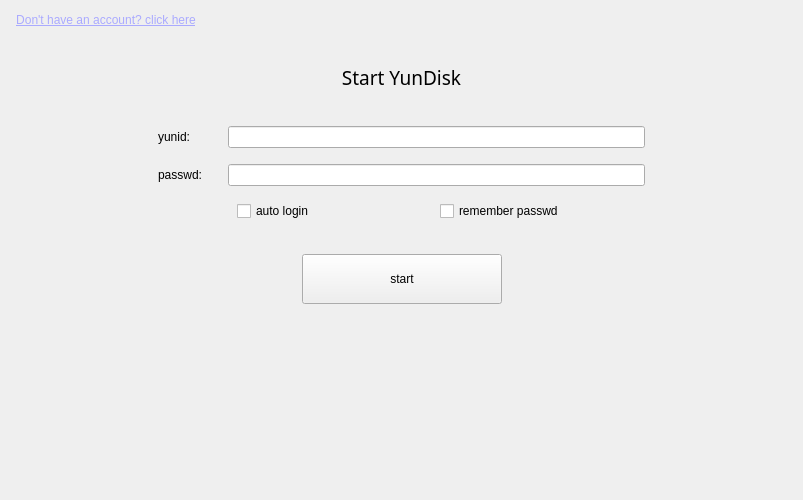
<?xml version="1.0" encoding="UTF-8"?>
<ui version="4.0">
 <class>LoginPanel</class>
 <widget class="QDialog" name="LoginPanel">
  <property name="geometry">
   <rect>
    <x>0</x>
    <y>0</y>
    <width>803</width>
    <height>500</height>
   </rect>
  </property>
  <property name="windowTitle">
   <string>Dialog</string>
  </property>
  <layout class="QVBoxLayout" name="verticalLayout_5">
   <property name="spacing">
    <number>0</number>
   </property>
   <property name="leftMargin">
    <number>0</number>
   </property>
   <property name="topMargin">
    <number>0</number>
   </property>
   <property name="rightMargin">
    <number>0</number>
   </property>
   <property name="bottomMargin">
    <number>0</number>
   </property>
   <item>
    <widget class="TitleBar" name="titleBar" native="true">
     <property name="sizePolicy">
      <sizepolicy hsizetype="Preferred" vsizetype="Preferred">
       <horstretch>0</horstretch>
       <verstretch>0</verstretch>
      </sizepolicy>
     </property>
     <property name="minimumSize">
      <size>
       <width>0</width>
       <height>0</height>
      </size>
     </property>
     <property name="maximumSize">
      <size>
       <width>16777215</width>
       <height>16777215</height>
      </size>
     </property>
    </widget>
   </item>
   <item>
    <widget class="QStackedWidget" name="stackedWidget">
     <property name="sizePolicy">
      <sizepolicy hsizetype="Preferred" vsizetype="Preferred">
       <horstretch>0</horstretch>
       <verstretch>65</verstretch>
      </sizepolicy>
     </property>
     <property name="frameShape">
      <enum>QFrame::NoFrame</enum>
     </property>
     <property name="frameShadow">
      <enum>QFrame::Plain</enum>
     </property>
     <property name="lineWidth">
      <number>1</number>
     </property>
     <property name="currentIndex">
      <number>0</number>
     </property>
     <widget class="QWidget" name="login_page">
      <layout class="QVBoxLayout" name="verticalLayout_3">
       <item>
        <widget class="QToolButton" name="regisBtn">
         <property name="styleSheet">
          <string notr="true">color: rgb(170, 170, 255);
font: 25 9pt &quot;Microsoft YaHei&quot;;
text-decoration: underline;</string>
         </property>
         <property name="text">
          <string>Don't have an account? click here</string>
         </property>
         <property name="autoRaise">
          <bool>true</bool>
         </property>
        </widget>
       </item>
       <item>
        <spacer name="verticalSpacer_4">
         <property name="orientation">
          <enum>Qt::Vertical</enum>
         </property>
         <property name="sizeType">
          <enum>QSizePolicy::Fixed</enum>
         </property>
         <property name="sizeHint" stdset="0">
          <size>
           <width>20</width>
           <height>10</height>
          </size>
         </property>
        </spacer>
       </item>
       <item>
        <widget class="QWidget" name="horizental" native="true">
         <layout class="QHBoxLayout" name="horizontalLayout_3">
          <item>
           <spacer name="horizontalSpacer_3">
            <property name="orientation">
             <enum>Qt::Horizontal</enum>
            </property>
            <property name="sizeHint" stdset="0">
             <size>
              <width>83</width>
              <height>20</height>
             </size>
            </property>
           </spacer>
          </item>
          <item>
           <widget class="QWidget" name="content" native="true">
            <layout class="QVBoxLayout" name="verticalLayout_2">
             <item>
              <widget class="QLabel" name="page_title">
               <property name="font">
                <font>
                 <family>Microsoft YaHei</family>
                 <pointsize>14</pointsize>
                </font>
               </property>
               <property name="text">
                <string>Start YunDisk</string>
               </property>
               <property name="alignment">
                <set>Qt::AlignCenter</set>
               </property>
              </widget>
             </item>
             <item>
              <spacer name="verticalSpacer_3">
               <property name="orientation">
                <enum>Qt::Vertical</enum>
               </property>
               <property name="sizeType">
                <enum>QSizePolicy::Fixed</enum>
               </property>
               <property name="sizeHint" stdset="0">
                <size>
                 <width>20</width>
                 <height>20</height>
                </size>
               </property>
              </spacer>
             </item>
             <item>
              <widget class="QWidget" name="infoArea" native="true">
               <layout class="QGridLayout" name="gridLayout">
                <item row="1" column="2">
                 <spacer name="verticalSpacer">
                  <property name="orientation">
                   <enum>Qt::Vertical</enum>
                  </property>
                  <property name="sizeType">
                   <enum>QSizePolicy::Fixed</enum>
                  </property>
                  <property name="sizeHint" stdset="0">
                   <size>
                    <width>20</width>
                    <height>10</height>
                   </size>
                  </property>
                 </spacer>
                </item>
                <item row="0" column="0">
                 <widget class="QLabel" name="uid">
                  <property name="text">
                   <string>yunid:</string>
                  </property>
                 </widget>
                </item>
                <item row="0" column="2">
                 <widget class="QLineEdit" name="uid_lineEdit">
                  <property name="alignment">
                   <set>Qt::AlignLeading|Qt::AlignLeft|Qt::AlignVCenter</set>
                  </property>
                 </widget>
                </item>
                <item row="0" column="1">
                 <spacer name="horizontalSpacer">
                  <property name="orientation">
                   <enum>Qt::Horizontal</enum>
                  </property>
                  <property name="sizeType">
                   <enum>QSizePolicy::Fixed</enum>
                  </property>
                  <property name="sizeHint" stdset="0">
                   <size>
                    <width>20</width>
                    <height>20</height>
                   </size>
                  </property>
                 </spacer>
                </item>
                <item row="2" column="0">
                 <widget class="QLabel" name="pwd">
                  <property name="text">
                   <string>passwd:</string>
                  </property>
                 </widget>
                </item>
                <item row="2" column="2">
                 <widget class="QLineEdit" name="pwd_lineEdit">
                  <property name="echoMode">
                   <enum>QLineEdit::Password</enum>
                  </property>
                  <property name="alignment">
                   <set>Qt::AlignLeading|Qt::AlignLeft|Qt::AlignVCenter</set>
                  </property>
                 </widget>
                </item>
                <item row="3" column="2">
                 <widget class="QWidget" name="checkboxArea" native="true">
                  <layout class="QHBoxLayout" name="horizontalLayout">
                   <item>
                    <widget class="QCheckBox" name="checkBox_2">
                     <property name="text">
                      <string>auto login</string>
                     </property>
                    </widget>
                   </item>
                   <item>
                    <widget class="QCheckBox" name="checkBox_1">
                     <property name="text">
                      <string>remember passwd</string>
                     </property>
                    </widget>
                   </item>
                  </layout>
                 </widget>
                </item>
               </layout>
              </widget>
             </item>
             <item>
              <widget class="QWidget" name="loginBtnArea" native="true">
               <layout class="QHBoxLayout" name="horizontalLayout_2">
                <item>
                 <spacer name="horizontalSpacer_1">
                  <property name="orientation">
                   <enum>Qt::Horizontal</enum>
                  </property>
                  <property name="sizeHint" stdset="0">
                   <size>
                    <width>144</width>
                    <height>20</height>
                   </size>
                  </property>
                 </spacer>
                </item>
                <item>
                 <widget class="QToolButton" name="loginBtn">
                  <property name="minimumSize">
                   <size>
                    <width>200</width>
                    <height>50</height>
                   </size>
                  </property>
                  <property name="maximumSize">
                   <size>
                    <width>200</width>
                    <height>50</height>
                   </size>
                  </property>
                  <property name="text">
                   <string>start</string>
                  </property>
                 </widget>
                </item>
                <item>
                 <spacer name="horizontalSpacer_2">
                  <property name="orientation">
                   <enum>Qt::Horizontal</enum>
                  </property>
                  <property name="sizeHint" stdset="0">
                   <size>
                    <width>143</width>
                    <height>20</height>
                   </size>
                  </property>
                 </spacer>
                </item>
               </layout>
              </widget>
             </item>
            </layout>
           </widget>
          </item>
          <item>
           <spacer name="horizontalSpacer_4">
            <property name="orientation">
             <enum>Qt::Horizontal</enum>
            </property>
            <property name="sizeHint" stdset="0">
             <size>
              <width>83</width>
              <height>20</height>
             </size>
            </property>
           </spacer>
          </item>
         </layout>
        </widget>
       </item>
       <item>
        <spacer name="verticalSpacer_2">
         <property name="orientation">
          <enum>Qt::Vertical</enum>
         </property>
         <property name="sizeHint" stdset="0">
          <size>
           <width>20</width>
           <height>66</height>
          </size>
         </property>
        </spacer>
       </item>
      </layout>
     </widget>
     <widget class="QWidget" name="regis_page">
      <layout class="QVBoxLayout" name="verticalLayout_4">
       <item>
        <widget class="QWidget" name="widget" native="true">
         <layout class="QHBoxLayout" name="horizontalLayout_6">
          <item>
           <spacer name="horizontalSpacer_5">
            <property name="orientation">
             <enum>Qt::Horizontal</enum>
            </property>
            <property name="sizeType">
             <enum>QSizePolicy::Fixed</enum>
            </property>
            <property name="sizeHint" stdset="0">
             <size>
              <width>100</width>
              <height>20</height>
             </size>
            </property>
           </spacer>
          </item>
          <item>
           <widget class="QWidget" name="widget_2" native="true">
            <layout class="QVBoxLayout" name="verticalLayout">
             <item>
              <widget class="QWidget" name="widget_9" native="true">
               <layout class="QHBoxLayout" name="horizontalLayout_8">
                <item>
                 <widget class="QLabel" name="label_22">
                  <property name="minimumSize">
                   <size>
                    <width>0</width>
                    <height>40</height>
                   </size>
                  </property>
                  <property name="maximumSize">
                   <size>
                    <width>16777215</width>
                    <height>40</height>
                   </size>
                  </property>
                  <property name="font">
                   <font>
                    <pointsize>14</pointsize>
                   </font>
                  </property>
                  <property name="text">
                   <string>Register an Acount</string>
                  </property>
                  <property name="alignment">
                   <set>Qt::AlignCenter</set>
                  </property>
                 </widget>
                </item>
                <item>
                 <spacer name="horizontalSpacer_11">
                  <property name="orientation">
                   <enum>Qt::Horizontal</enum>
                  </property>
                  <property name="sizeType">
                   <enum>QSizePolicy::Fixed</enum>
                  </property>
                  <property name="sizeHint" stdset="0">
                   <size>
                    <width>100</width>
                    <height>28</height>
                   </size>
                  </property>
                 </spacer>
                </item>
               </layout>
              </widget>
             </item>
             <item>
              <widget class="QWidget" name="widget_3" native="true">
               <layout class="QGridLayout" name="gridLayout_2">
                <item row="7" column="2">
                 <widget class="QLabel" name="state5">
                  <property name="maximumSize">
                   <size>
                    <width>50</width>
                    <height>16777215</height>
                   </size>
                  </property>
                  <property name="text">
                   <string>TextLabel</string>
                  </property>
                 </widget>
                </item>
                <item row="5" column="2">
                 <widget class="QLabel" name="state3">
                  <property name="maximumSize">
                   <size>
                    <width>50</width>
                    <height>16777215</height>
                   </size>
                  </property>
                  <property name="text">
                   <string>TextLabel</string>
                  </property>
                 </widget>
                </item>
                <item row="5" column="1">
                 <widget class="QLineEdit" name="pwd_inp1"/>
                </item>
                <item row="2" column="0">
                 <widget class="QLabel" name="label_2">
                  <property name="text">
                   <string>username:</string>
                  </property>
                 </widget>
                </item>
                <item row="6" column="0">
                 <widget class="QLabel" name="label_9">
                  <property name="text">
                   <string>password(conform):</string>
                  </property>
                 </widget>
                </item>
                <item row="6" column="1">
                 <widget class="QLineEdit" name="pwd_inp2"/>
                </item>
                <item row="1" column="1">
                 <widget class="QLineEdit" name="yunid_inp"/>
                </item>
                <item row="1" column="2">
                 <widget class="QLabel" name="state1">
                  <property name="maximumSize">
                   <size>
                    <width>50</width>
                    <height>16777215</height>
                   </size>
                  </property>
                  <property name="text">
                   <string>TextLabel</string>
                  </property>
                 </widget>
                </item>
                <item row="8" column="0">
                 <widget class="QLabel" name="label_7">
                  <property name="text">
                   <string>email(optinal):</string>
                  </property>
                 </widget>
                </item>
                <item row="7" column="3">
                 <widget class="QLabel" name="remind5">
                  <property name="text">
                   <string>TextLabel</string>
                  </property>
                 </widget>
                </item>
                <item row="5" column="3">
                 <widget class="QLabel" name="remind3">
                  <property name="text">
                   <string>TextLabel</string>
                  </property>
                 </widget>
                </item>
                <item row="2" column="1">
                 <widget class="QLineEdit" name="username_inp"/>
                </item>
                <item row="1" column="3">
                 <widget class="QLabel" name="remind1">
                  <property name="text">
                   <string>TextLabel</string>
                  </property>
                 </widget>
                </item>
                <item row="5" column="0">
                 <widget class="QLabel" name="label_8">
                  <property name="text">
                   <string>password:</string>
                  </property>
                 </widget>
                </item>
                <item row="6" column="3">
                 <widget class="QLabel" name="remind4">
                  <property name="text">
                   <string>TextLabel</string>
                  </property>
                 </widget>
                </item>
                <item row="2" column="2">
                 <widget class="QLabel" name="state2">
                  <property name="maximumSize">
                   <size>
                    <width>50</width>
                    <height>16777215</height>
                   </size>
                  </property>
                  <property name="text">
                   <string>TextLabel</string>
                  </property>
                 </widget>
                </item>
                <item row="2" column="3">
                 <widget class="QLabel" name="remind2">
                  <property name="text">
                   <string>TextLabel</string>
                  </property>
                 </widget>
                </item>
                <item row="7" column="0">
                 <widget class="QLabel" name="label">
                  <property name="text">
                   <string>phoneNumber(optional):</string>
                  </property>
                 </widget>
                </item>
                <item row="8" column="2">
                 <widget class="QLabel" name="state6">
                  <property name="maximumSize">
                   <size>
                    <width>50</width>
                    <height>16777215</height>
                   </size>
                  </property>
                  <property name="text">
                   <string>TextLabel</string>
                  </property>
                 </widget>
                </item>
                <item row="8" column="1">
                 <widget class="QLineEdit" name="email_inp"/>
                </item>
                <item row="7" column="1">
                 <widget class="QLineEdit" name="phone_inp"/>
                </item>
                <item row="1" column="0">
                 <widget class="QLabel" name="label_6">
                  <property name="text">
                   <string>yunid(12char):</string>
                  </property>
                 </widget>
                </item>
                <item row="6" column="2">
                 <widget class="QLabel" name="state4">
                  <property name="maximumSize">
                   <size>
                    <width>50</width>
                    <height>16777215</height>
                   </size>
                  </property>
                  <property name="text">
                   <string>TextLabel</string>
                  </property>
                 </widget>
                </item>
                <item row="8" column="3">
                 <widget class="QLabel" name="remind6">
                  <property name="text">
                   <string>TextLabel</string>
                  </property>
                 </widget>
                </item>
               </layout>
              </widget>
             </item>
             <item>
              <spacer name="verticalSpacer_6">
               <property name="orientation">
                <enum>Qt::Vertical</enum>
               </property>
               <property name="sizeType">
                <enum>QSizePolicy::Fixed</enum>
               </property>
               <property name="sizeHint" stdset="0">
                <size>
                 <width>20</width>
                 <height>20</height>
                </size>
               </property>
              </spacer>
             </item>
             <item>
              <widget class="QWidget" name="widget_4" native="true">
               <property name="maximumSize">
                <size>
                 <width>16777215</width>
                 <height>40</height>
                </size>
               </property>
               <layout class="QHBoxLayout" name="horizontalLayout_5">
                <property name="spacing">
                 <number>0</number>
                </property>
                <property name="leftMargin">
                 <number>0</number>
                </property>
                <property name="topMargin">
                 <number>0</number>
                </property>
                <property name="rightMargin">
                 <number>0</number>
                </property>
                <property name="bottomMargin">
                 <number>0</number>
                </property>
                <item>
                 <widget class="QToolButton" name="submitBtn">
                  <property name="minimumSize">
                   <size>
                    <width>75</width>
                    <height>0</height>
                   </size>
                  </property>
                  <property name="maximumSize">
                   <size>
                    <width>75</width>
                    <height>16777215</height>
                   </size>
                  </property>
                  <property name="text">
                   <string>submit</string>
                  </property>
                 </widget>
                </item>
                <item>
                 <widget class="QToolButton" name="returnBtn_r">
                  <property name="minimumSize">
                   <size>
                    <width>75</width>
                    <height>0</height>
                   </size>
                  </property>
                  <property name="maximumSize">
                   <size>
                    <width>75</width>
                    <height>16777215</height>
                   </size>
                  </property>
                  <property name="text">
                   <string>back</string>
                  </property>
                 </widget>
                </item>
                <item>
                 <spacer name="horizontalSpacer_7">
                  <property name="orientation">
                   <enum>Qt::Horizontal</enum>
                  </property>
                  <property name="sizeType">
                   <enum>QSizePolicy::Fixed</enum>
                  </property>
                  <property name="sizeHint" stdset="0">
                   <size>
                    <width>50</width>
                    <height>20</height>
                   </size>
                  </property>
                 </spacer>
                </item>
               </layout>
              </widget>
             </item>
            </layout>
           </widget>
          </item>
          <item>
           <spacer name="horizontalSpacer_6">
            <property name="orientation">
             <enum>Qt::Horizontal</enum>
            </property>
            <property name="sizeType">
             <enum>QSizePolicy::Fixed</enum>
            </property>
            <property name="sizeHint" stdset="0">
             <size>
              <width>50</width>
              <height>20</height>
             </size>
            </property>
           </spacer>
          </item>
         </layout>
        </widget>
       </item>
       <item>
        <spacer name="verticalSpacer_5">
         <property name="orientation">
          <enum>Qt::Vertical</enum>
         </property>
         <property name="sizeType">
          <enum>QSizePolicy::Fixed</enum>
         </property>
         <property name="sizeHint" stdset="0">
          <size>
           <width>20</width>
           <height>40</height>
          </size>
         </property>
        </spacer>
       </item>
      </layout>
     </widget>
     <widget class="QWidget" name="setting_page">
      <layout class="QVBoxLayout" name="verticalLayout_7">
       <item>
        <spacer name="verticalSpacer_7">
         <property name="orientation">
          <enum>Qt::Vertical</enum>
         </property>
         <property name="sizeType">
          <enum>QSizePolicy::Fixed</enum>
         </property>
         <property name="sizeHint" stdset="0">
          <size>
           <width>20</width>
           <height>60</height>
          </size>
         </property>
        </spacer>
       </item>
       <item>
        <widget class="QWidget" name="widget_5" native="true">
         <layout class="QHBoxLayout" name="horizontalLayout_7">
          <item>
           <spacer name="horizontalSpacer_8">
            <property name="orientation">
             <enum>Qt::Horizontal</enum>
            </property>
            <property name="sizeType">
             <enum>QSizePolicy::Fixed</enum>
            </property>
            <property name="sizeHint" stdset="0">
             <size>
              <width>200</width>
              <height>20</height>
             </size>
            </property>
           </spacer>
          </item>
          <item>
           <widget class="QWidget" name="widget_6" native="true">
            <layout class="QVBoxLayout" name="verticalLayout_6">
             <item>
              <widget class="QLabel" name="label_5">
               <property name="minimumSize">
                <size>
                 <width>0</width>
                 <height>30</height>
                </size>
               </property>
               <property name="maximumSize">
                <size>
                 <width>16777215</width>
                 <height>30</height>
                </size>
               </property>
               <property name="font">
                <font>
                 <pointsize>14</pointsize>
                </font>
               </property>
               <property name="text">
                <string>Remote Setting</string>
               </property>
               <property name="alignment">
                <set>Qt::AlignCenter</set>
               </property>
              </widget>
             </item>
             <item>
              <widget class="QWidget" name="widget_7" native="true">
               <layout class="QGridLayout" name="gridLayout_3">
                <item row="2" column="1">
                 <widget class="QWidget" name="widget_8" native="true">
                  <property name="maximumSize">
                   <size>
                    <width>16777215</width>
                    <height>50</height>
                   </size>
                  </property>
                  <layout class="QHBoxLayout" name="horizontalLayout_4">
                   <item>
                    <widget class="QToolButton" name="confsaveBtn">
                     <property name="minimumSize">
                      <size>
                       <width>75</width>
                       <height>0</height>
                      </size>
                     </property>
                     <property name="maximumSize">
                      <size>
                       <width>75</width>
                       <height>16777215</height>
                      </size>
                     </property>
                     <property name="text">
                      <string>save</string>
                     </property>
                    </widget>
                   </item>
                   <item>
                    <spacer name="horizontalSpacer_10">
                     <property name="orientation">
                      <enum>Qt::Horizontal</enum>
                     </property>
                     <property name="sizeHint" stdset="0">
                      <size>
                       <width>48</width>
                       <height>20</height>
                      </size>
                     </property>
                    </spacer>
                   </item>
                   <item>
                    <widget class="QToolButton" name="returnBtn_s">
                     <property name="minimumSize">
                      <size>
                       <width>75</width>
                       <height>0</height>
                      </size>
                     </property>
                     <property name="maximumSize">
                      <size>
                       <width>75</width>
                       <height>16777215</height>
                      </size>
                     </property>
                     <property name="text">
                      <string>back</string>
                     </property>
                    </widget>
                   </item>
                  </layout>
                 </widget>
                </item>
                <item row="0" column="0">
                 <widget class="QLabel" name="label_3">
                  <property name="text">
                   <string>ip:</string>
                  </property>
                 </widget>
                </item>
                <item row="0" column="1">
                 <widget class="QLineEdit" name="ip"/>
                </item>
                <item row="1" column="0">
                 <widget class="QLabel" name="label_4">
                  <property name="text">
                   <string>port:</string>
                  </property>
                 </widget>
                </item>
                <item row="1" column="1">
                 <widget class="QLineEdit" name="port"/>
                </item>
               </layout>
              </widget>
             </item>
            </layout>
           </widget>
          </item>
          <item>
           <spacer name="horizontalSpacer_9">
            <property name="orientation">
             <enum>Qt::Horizontal</enum>
            </property>
            <property name="sizeType">
             <enum>QSizePolicy::Fixed</enum>
            </property>
            <property name="sizeHint" stdset="0">
             <size>
              <width>200</width>
              <height>20</height>
             </size>
            </property>
           </spacer>
          </item>
         </layout>
        </widget>
       </item>
       <item>
        <spacer name="verticalSpacer_8">
         <property name="orientation">
          <enum>Qt::Vertical</enum>
         </property>
         <property name="sizeType">
          <enum>QSizePolicy::Fixed</enum>
         </property>
         <property name="sizeHint" stdset="0">
          <size>
           <width>20</width>
           <height>80</height>
          </size>
         </property>
        </spacer>
       </item>
      </layout>
     </widget>
    </widget>
   </item>
  </layout>
 </widget>
 <customwidgets>
  <customwidget>
   <class>TitleBar</class>
   <extends>QWidget</extends>
   <header location="global">titlebar.h</header>
   <container>1</container>
  </customwidget>
 </customwidgets>
 <resources/>
 <connections/>
</ui>
